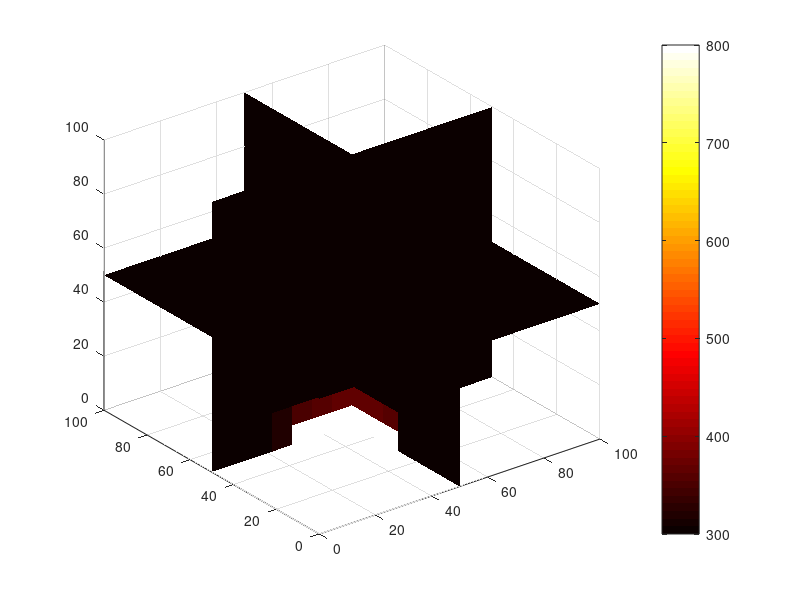

Write the MATLAB code that produced this figure. (Note: this script raises an error after producing the figure.)
function results = run_simulation(options)
%RUN_SIMULATION Preliminary 3-D transient composite heat conduction model.
%   results = run_simulation() runs the default carbon-epoxy/SOR example.
%   results = run_simulation(struct('material','glass-epoxy', ...
%       'solver','gauss-seidel','showPlots',false)) overrides defaults.
%   See README.md for assumptions and numerical limitations.
%
%   Coordinates are in meters, time in seconds, and temperature in kelvin.

if nargin == 0
    options = struct();
end
validateattributes(options, {'struct'}, {'scalar'});
config = struct('material','carbon-epoxy', 'solver','adaptive-sor', ...
    'gridSize',[15 15 15], 'length',0.1, 'finalTime',7200, ...
    'timeStep',10, 'initialTemperature',300, 'patchTemperature',800, ...
    'tolerance',1e-4, 'maxIterations',1000, 'showPlots',true, ...
    'plotEvery',2);
names = fieldnames(options);
for index = 1:numel(names)
    name = names{index};
    if ~isfield(config, name)
        error('CompositeHeat:UnknownOption','Unknown option: %s',name);
    end
    config.(name) = options.(name);
end
config.material = validatestring(config.material, {'carbon-epoxy','glass-epoxy'});
config.solver = validatestring(config.solver, {'gauss-seidel','adaptive-sor'});
validateattributes(config.gridSize, {'numeric'}, ...
    {'vector','numel',3,'integer','>=',3,'finite'});
positiveFields = {'length','finalTime','timeStep','initialTemperature', ...
    'patchTemperature','tolerance'};
for index = 1:numel(positiveFields)
    validateattributes(config.(positiveFields{index}), {'numeric'}, ...
        {'scalar','real','finite','positive'});
end
validateattributes(config.maxIterations, {'numeric'}, {'scalar','integer','positive','finite'});
validateattributes(config.plotEvery, {'numeric'}, {'scalar','integer','positive','finite'});
validateattributes(config.showPlots, {'logical'}, {'scalar'});
stepRatio = config.finalTime/config.timeStep;
if abs(stepRatio-round(stepRatio)) > 1e-10 || stepRatio < 1
    error('CompositeHeat:TimeGrid','finalTime must be a positive integer multiple of timeStep.');
end

nx = config.gridSize(1); ny = config.gridSize(2); nz = config.gridSize(3);
spacing = config.length./(config.gridSize-1);
steps = round(stepRatio);
T = ones(nx,ny,nz)*config.initialTemperature;
patchX = round(nx/3):round(2*nx/3);
patchY = round(ny/3):round(2*ny/3);
T(patchX,patchY,1) = config.patchTemperature;
iterations = zeros(steps,1);
maxUpdate = zeros(steps,1);
converged = false(steps,1);
finalOmega = ones(steps,1);
solveSeconds = zeros(steps,1);
x = linspace(0,config.length,nx);
y = linspace(0,config.length,ny);
z = linspace(0,config.length,nz);
if config.showPlots
    [X,Y,Z] = meshgrid(x*1000,y*1000,z*1000);
    figure3D = figure('Name','Transient composite heat conduction');
end

simulationTimer = tic;
for step = 1:steps
    [kx,ky,kz,cp,rho] = material_properties(T,config.material);
    if any(~isfinite(kx(:)) | kx(:)<=0) || any(~isfinite(ky(:)) | ky(:)<=0) || ...
            any(~isfinite(kz(:)) | kz(:)<=0) || any(~isfinite(cp(:)) | cp(:)<=0) || ...
            any(~isfinite(rho(:)) | rho(:)<=0)
        error('CompositeHeat:Properties','Property formulas produced nonpositive or nonfinite values.');
    end
    ax = kx/spacing(1)^2;
    ay = ky/spacing(2)^2;
    az = kz/spacing(3)^2;
    inertia = rho.*cp/config.timeStep;
    diagonal = 2*(ax+ay+az)+inertia;
    rhs = inertia.*T;
    solverTimer = tic;
    [T,iterations(step),maxUpdate(step),finalOmega(step)] = ...
        solve_step(T,ax,ay,az,diagonal,rhs,config);
    solveSeconds(step) = toc(solverTimer);
    converged(step) = isfinite(maxUpdate(step)) && maxUpdate(step)<=config.tolerance;
    if any(~isfinite(T(:)))
        error('CompositeHeat:NonfiniteTemperature','Nonfinite temperature at time step %d.',step);
    end

    % Original boundary treatment is retained: copy AFTER the interior solve.
    % This is a lagged approximation, not a coupled zero-flux boundary solve.
    T(1,:,:) = T(2,:,:); T(nx,:,:) = T(nx-1,:,:);
    T(:,1,:) = T(:,2,:); T(:,ny,:) = T(:,ny-1,:);
    T(:,:,1) = T(:,:,2); T(:,:,nz) = T(:,:,nz-1);
    T(patchX,patchY,1) = config.patchTemperature;

    if config.showPlots && isgraphics(figure3D) && ...
            (mod(step,config.plotEvery)==0 || step==steps)
        figure(figure3D); clf(figure3D);
        h = slice(X,Y,Z,permute(T,[2 1 3]), ...
            config.length*500,config.length*500,config.length*500);
        set(h,'EdgeColor','none');
        colormap hot;
        cb = colorbar; cb.Label.String = 'Temperature (K)';
        clim(temperature_limits(config));
        xlabel('X (mm)'); ylabel('Y (mm)'); zlabel('Z (mm)');
        axis equal tight; view(-45,30);
        title(sprintf('Time: %.0f s | %s',step*config.timeStep,config.material));
        drawnow;
    end
end
elapsed = toc(simulationTimer);
if any(~converged)
    warning('CompositeHeat:IterationLimit', ...
        '%d time steps did not meet the update tolerance. Inspect results.history.',sum(~converged));
end
if config.showPlots
    figure('Name','Temperature at different depths');
    layerIndices = [1 round(nz/2) nz];
    for index = 1:3
        layer = layerIndices(index);
        subplot(1,3,index);
        contourf(x*1000,y*1000,T(:,:,layer)',20,'LineStyle','none');
        colormap hot; clim(temperature_limits(config));
        cb = colorbar; cb.Label.String = 'Temperature (K)';
        xlabel('X (mm)'); ylabel('Y (mm)'); axis equal tight;
        title(sprintf('Z = %.1f mm',z(layer)*1000));
    end
end
results = struct('config',config,'temperature',T,'x',x,'y',y,'z',z, ...
    'elapsedSeconds',elapsed,'solverSeconds',sum(solveSeconds));
results.history = table((1:steps)'*config.timeStep,iterations,maxUpdate, ...
    converged,finalOmega,solveSeconds, ...
    'VariableNames',{'TimeSeconds','Iterations','MaxUpdateKelvin', ...
    'Converged','FinalOmega','SolveSeconds'});
end

function limits = temperature_limits(config)
limits = sort([config.initialTemperature config.patchTemperature]);
if limits(1)==limits(2)
    limits = limits+[-0.5 0.5];
end
end

function [kx,ky,kz,cp,rho] = material_properties(T,material)
% Illustrative formulas retained from the original project, not sourced data.
deltaT = T-300;
if strcmp(material,'carbon-epoxy')
    k1 = 4.5+0.005*deltaT;
    k2 = 0.6+0.001*deltaT-1e-6*deltaT.^2;
    cp = 900+2.5*deltaT;
    rho = 1550-0.05*deltaT;
else
    k1 = 1.2+0.002*deltaT;
    k2 = 0.3+0.0005*deltaT;
    cp = 1100+3.0*deltaT;
    rho = 1900-0.08*deltaT;
end
angles = [0 45 90 -45];
nz = size(T,3);
nodesPerLayer = ceil(nz/numel(angles));
kx = zeros(size(T)); ky = kx; kz = k2;
for layer = 1:nz
    angle = angles(min(floor((layer-1)/nodesPerLayer)+1,numel(angles)))*pi/180;
    kx(:,:,layer) = k1(:,:,layer)*cos(angle)^2+k2(:,:,layer)*sin(angle)^2;
    ky(:,:,layer) = k1(:,:,layer)*sin(angle)^2+k2(:,:,layer)*cos(angle)^2;
end
end

function [T,iteration,maxUpdate,usedOmega] = solve_step(T,ax,ay,az,diagonal,rhs,config)
[nx,ny,nz] = size(T);
omega = 1; increment = 0.05; previousUpdate = inf; patience = 0;
adaptive = strcmp(config.solver,'adaptive-sor');
for iteration = 1:config.maxIterations
    maxUpdate = 0;
    usedOmega = omega;
    for k = 2:nz-1
        for j = 2:ny-1
            for i = 2:nx-1
                oldValue = T(i,j,k);
                neighbors = ax(i,j,k)*(T(i-1,j,k)+T(i+1,j,k)) + ...
                    ay(i,j,k)*(T(i,j-1,k)+T(i,j+1,k)) + ...
                    az(i,j,k)*(T(i,j,k-1)+T(i,j,k+1));
                gsValue = (neighbors+rhs(i,j,k))/diagonal(i,j,k);
                T(i,j,k) = (1-omega)*oldValue+omega*gsValue;
                maxUpdate = max(maxUpdate,abs(T(i,j,k)-oldValue));
            end
        end
    end
    if maxUpdate<=config.tolerance
        break;
    end
    if adaptive && iteration>6
        ratio = maxUpdate/previousUpdate;
        if ratio<0.98
            patience = patience+1;
            if patience>=3
                omega = min(omega+increment,1.9);
                patience = 0;
            end
        elseif ratio>=1
            omega = max(1,omega-2*increment);
            increment = increment/2;
            patience = 0;
        end
    end
    previousUpdate = maxUpdate;
end
end
